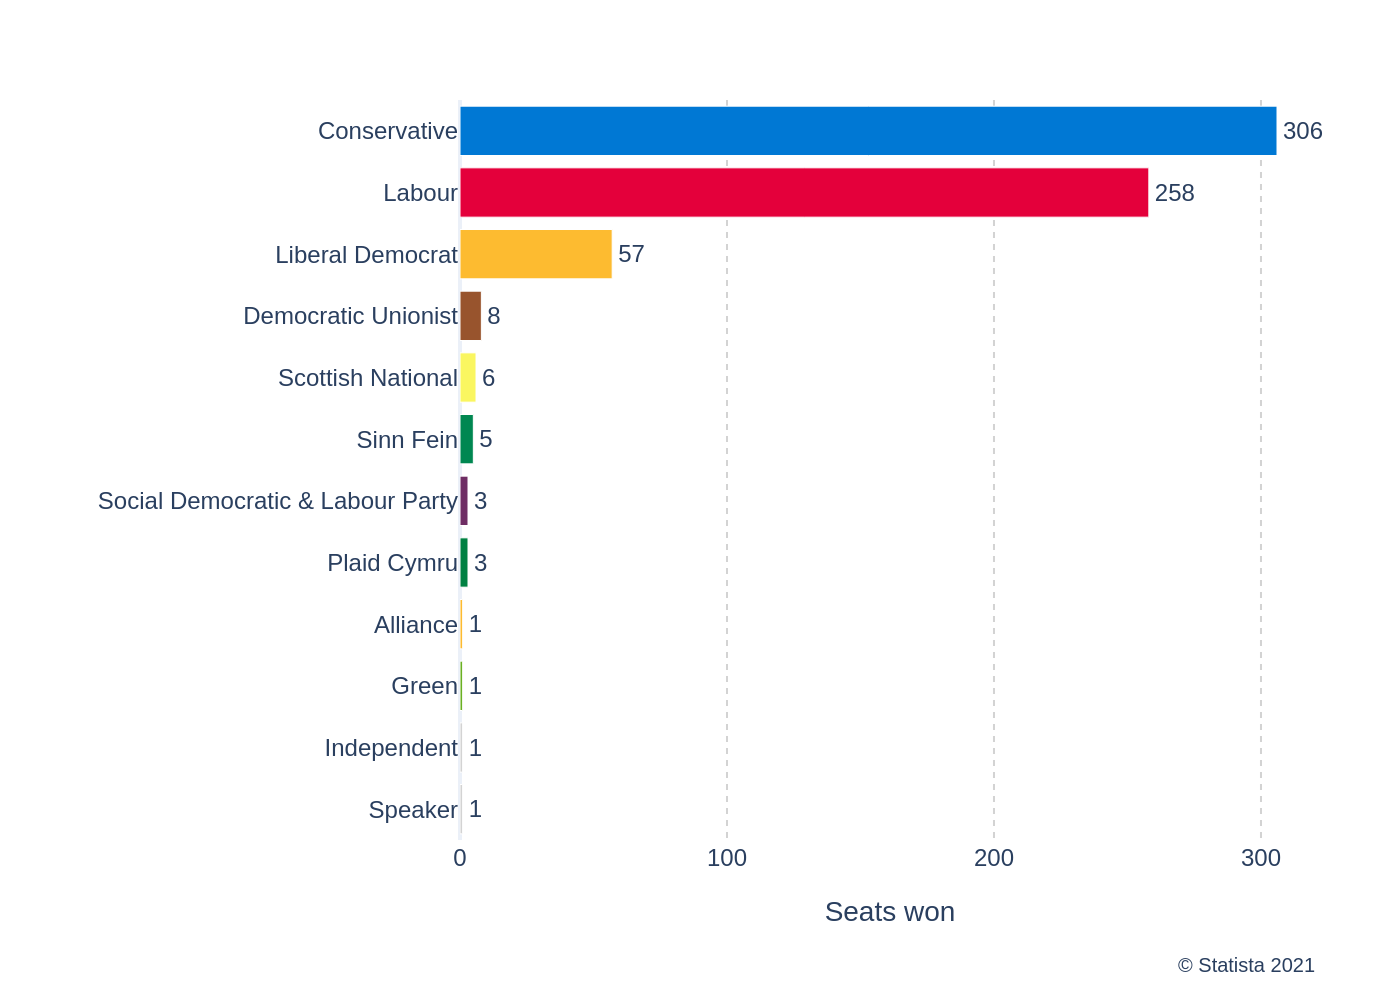

Reproduce this figure in Python.
import sys
import json
import plotly.graph_objects as go

if len(sys.argv) != 2:
    print(f"Usage: python {sys.argv[0]} <json_file_path>")
    sys.exit(1)

json_path = sys.argv[1]

try:
    with open(json_path, 'r', encoding='utf-8') as f:
        config = json.load(f)
except FileNotFoundError:
    print(f"Error: File not found at {json_path}")
    sys.exit(1)
except json.JSONDecodeError:
    print(f"Error: Could not decode JSON from {json_path}")
    sys.exit(1)

chart_data = config['chart_data']
texts = config['texts']
colors = config['colors']

categories = [item['category'] for item in chart_data]
values = [item['value'] for item in chart_data]

fig = go.Figure()

fig.add_trace(go.Bar(
    y=categories,
    x=values,
    orientation='h',
    marker_color=colors,
    text=values,
    textposition='outside',
    hoverinfo='none'
))

title_parts = []
if texts.get('title') and texts['title']:
    title_parts.append(f"<b>{texts['title']}</b>")
if texts.get('subtitle') and texts['subtitle']:
    title_parts.append(f"<span style='font-size:0.8em;color:grey;'>{texts['subtitle']}</span>")
title_text = "<br>".join(title_parts)

fig.update_layout(
    template="plotly_white",
    title_text=title_text,
    title_x=0.5,
    font_family="Arial",
    font_size=12,
    xaxis_title=texts.get('x_axis_title'),
    yaxis_title=texts.get('y_axis_title'),
    yaxis=dict(autorange='reversed'),
    xaxis=dict(gridcolor='lightgrey', griddash='dot'),
    showlegend=False,
    margin=dict(l=230, r=40, t=50, b=80),
    annotations=[
        dict(
            text=texts.get('source', ''),
            showarrow=False,
            xref='paper',
            yref='paper',
            x=1,
            y=-0.15,
            xanchor='right',
            yanchor='top',
            align='right',
            font_size=10
        )
    ]
)

fig.update_traces(cliponaxis=False)

output_filename_base = json_path.rsplit('.', 1)[0]
output_filename = f"{output_filename_base}.png"
fig.write_image(output_filename, scale=2)

print(f"Chart saved to {output_filename}")
